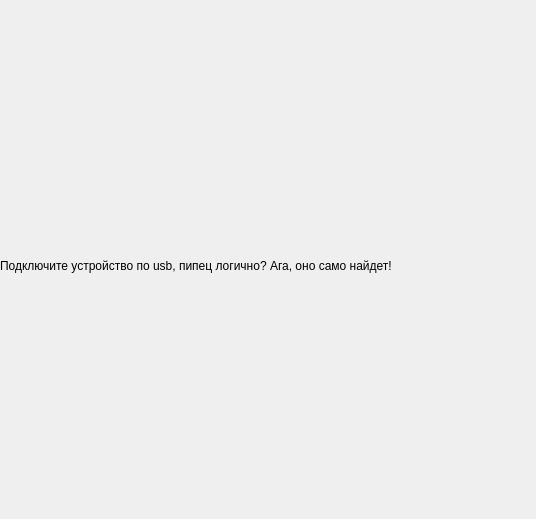
<?xml version="1.0" encoding="UTF-8"?>
<ui version="4.0">
 <class>Change</class>
 <widget class="QDialog" name="Change">
  <property name="geometry">
   <rect>
    <x>0</x>
    <y>0</y>
    <width>536</width>
    <height>519</height>
   </rect>
  </property>
  <property name="windowTitle">
   <string>Dialog</string>
  </property>
  <widget class="QLabel" name="back">
   <property name="geometry">
    <rect>
     <x>0</x>
     <y>0</y>
     <width>911</width>
     <height>531</height>
    </rect>
   </property>
   <property name="text">
    <string>Подключите устройство по usb, пипец логично? Ага, оно само найдет!</string>
   </property>
  </widget>
 </widget>
 <resources/>
 <connections/>
</ui>
